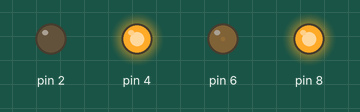
Simulated run of this sketch. Board: Arduino Uno, built with avr-gcc and run on an emulated ATmega328P. Shown: output pins drawn as LEDs (lit = HIGH).

Above: at 0.1 s.
Timing chart, 0 to 1.6 s (numbered marks = the images above):
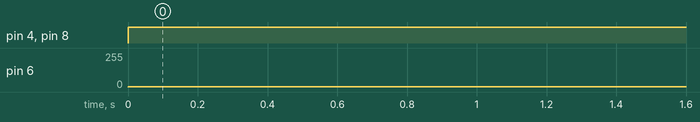

The sketch:

sketch_jun07a.ino
```cpp
/*
 * 这是一个麦轮小车跑全方位角度的例程
 *
 * 作者：林应双
 */
#include"math.h"
#include"MAILUN.h"
MAILUN mailun;         //实例化一个对象
void setup()
{
  Serial.begin(9600);
}

void loop()
{
  mailun.jiaodu=45;
  MAILUN();
  mailun.OMNI();
  mailun.PWM();
  //Serial.print(",tan=");               //电机PWM  打印测试
  //Serial.println(tan(3.1415926/(180/mailun.jiaodu/*角度*/)));
  /*
  Serial.print(",w1=");
  Serial.print(mailun.w1);
  Serial.print(",w2=");
  Serial.print(mailun.w2);
  Serial.print(",w3=");
  Serial.print(mailun.w3);
  Serial.print(",w4=");
  Serial.print(mailun.w4);
  */
}
```

MAILUN.cpp
```cpp
/*
 * 麦轮小车 .cpp文件
 *
 */

#include "MAILUN.h"
#include "Arduino.h"

MAILUN::MAILUN()          //构造函数
{    }

void MAILUN::OMNI()       //计算电机的PWM值
{
    yspeed = 255/2;
    xspeed = yspeed*(tan(3.1415926/(180/jiaodu/*角度*/)));
    w1=yspeed - xspeed;
    w2=yspeed + xspeed;
    w3=yspeed - xspeed;
    w4=yspeed + xspeed;
}

void MAILUN::PWM()       //将PWM值赋给每个电机
{
	if(w1 >= 0)
  {
    analogWrite(4,w2);   //正转   1号
  }
  else
  {
    analogWrite(5,w2);   //反转
  }

  if(w2 >= 0)
  {
    analogWrite(2,w1);   //正转   2号
  }
  else
  {
    analogWrite(3,w1);   //反转
  }

  if(w3 >= 0)
  {
    analogWrite(6,w3);   //正转   3号
  }
  else
  {
    analogWrite(7,w3);   //反转
  }
  if(w4 >= 0)
  {
    analogWrite(8,w4);   //正转   4号
  }
  else
  {
    analogWrite(9,w4);   //反转
  }
}
```

MAILUN.h
```cpp
#ifndef MAILUN_H
#define MAILUN_H
#include "Arduino.h"

class MAILUN               //定义一个类
{
public:
	MAILUN();                //构造函数
  int jiaodu;              //角度变量
	void OMNI();
	void PWM();
  int xspeed;               //小车x轴方向速度
  int yspeed;               //小车y轴方向速度
  int w1,w2,w3,w4;          //4个电机的速度
private:

};

#endif()
```

Measured:
- by itself, pin 4, pin 8: LOW → HIGH at 0.00 s
- by itself, pin 6: 0/255 → 1/255 at 0.00 s
